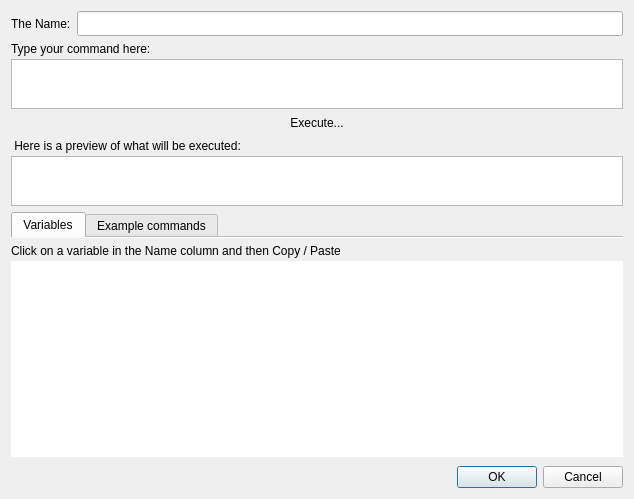
<?xml version="1.0" encoding="UTF-8"?>
<ui version="4.0">
 <class>CustomButtonDialogClass</class>
 <widget class="QDialog" name="CustomButtonDialogClass">
  <property name="geometry">
   <rect>
    <x>0</x>
    <y>0</y>
    <width>634</width>
    <height>499</height>
   </rect>
  </property>
  <property name="sizePolicy">
   <sizepolicy hsizetype="Preferred" vsizetype="Preferred">
    <horstretch>0</horstretch>
    <verstretch>0</verstretch>
   </sizepolicy>
  </property>
  <property name="minimumSize">
   <size>
    <width>345</width>
    <height>90</height>
   </size>
  </property>
  <property name="maximumSize">
   <size>
    <width>16777215</width>
    <height>16777215</height>
   </size>
  </property>
  <property name="windowTitle">
   <string>Configure Custom Action</string>
  </property>
  <layout class="QGridLayout" name="gridLayout_3">
   <item row="5" column="0" colspan="3">
    <widget class="QTabWidget" name="tabWidgetHelp">
     <property name="currentIndex">
      <number>0</number>
     </property>
     <property name="documentMode">
      <bool>true</bool>
     </property>
     <property name="movable">
      <bool>false</bool>
     </property>
     <widget class="QWidget" name="tabVariables">
      <attribute name="title">
       <string>Variables</string>
      </attribute>
      <layout class="QGridLayout" name="gridLayout">
       <property name="leftMargin">
        <number>0</number>
       </property>
       <property name="topMargin">
        <number>6</number>
       </property>
       <property name="rightMargin">
        <number>0</number>
       </property>
       <property name="bottomMargin">
        <number>3</number>
       </property>
       <property name="horizontalSpacing">
        <number>6</number>
       </property>
       <item row="0" column="0">
        <layout class="QVBoxLayout" name="verticalLayout_2">
         <property name="spacing">
          <number>3</number>
         </property>
         <item>
          <widget class="QLabel" name="textLabel1_3">
           <property name="sizePolicy">
            <sizepolicy hsizetype="Maximum" vsizetype="Preferred">
             <horstretch>0</horstretch>
             <verstretch>0</verstretch>
            </sizepolicy>
           </property>
           <property name="text">
            <string>Click on a variable in the Name column and then Copy / Paste</string>
           </property>
          </widget>
         </item>
         <item>
          <widget class="QTableWidget" name="tableVarHelp">
           <property name="frameShape">
            <enum>QFrame::NoFrame</enum>
           </property>
           <property name="editTriggers">
            <set>QAbstractItemView::NoEditTriggers</set>
           </property>
           <property name="dragEnabled">
            <bool>true</bool>
           </property>
           <property name="dragDropOverwriteMode">
            <bool>false</bool>
           </property>
           <property name="dragDropMode">
            <enum>QAbstractItemView::NoDragDrop</enum>
           </property>
           <property name="defaultDropAction">
            <enum>Qt::IgnoreAction</enum>
           </property>
           <property name="selectionMode">
            <enum>QAbstractItemView::SingleSelection</enum>
           </property>
           <property name="cornerButtonEnabled">
            <bool>false</bool>
           </property>
           <attribute name="horizontalHeaderCascadingSectionResizes">
            <bool>false</bool>
           </attribute>
           <attribute name="horizontalHeaderHighlightSections">
            <bool>false</bool>
           </attribute>
           <attribute name="horizontalHeaderStretchLastSection">
            <bool>true</bool>
           </attribute>
           <attribute name="verticalHeaderVisible">
            <bool>false</bool>
           </attribute>
          </widget>
         </item>
        </layout>
       </item>
      </layout>
     </widget>
     <widget class="QWidget" name="tabExamples">
      <attribute name="title">
       <string>Example commands</string>
      </attribute>
      <layout class="QGridLayout" name="gridLayout_2">
       <property name="leftMargin">
        <number>0</number>
       </property>
       <property name="topMargin">
        <number>6</number>
       </property>
       <property name="rightMargin">
        <number>0</number>
       </property>
       <property name="bottomMargin">
        <number>3</number>
       </property>
       <item row="0" column="0">
        <widget class="QTextEdit" name="textExampleCommands">
         <property name="frameShape">
          <enum>QFrame::NoFrame</enum>
         </property>
         <property name="undoRedoEnabled">
          <bool>false</bool>
         </property>
         <property name="html">
          <string>&lt;!DOCTYPE HTML PUBLIC &quot;-//W3C//DTD HTML 4.0//EN&quot; &quot;http://www.w3.org/TR/REC-html40/strict.dtd&quot;&gt;
&lt;html&gt;&lt;head&gt;&lt;meta name=&quot;qrichtext&quot; content=&quot;1&quot; /&gt;&lt;style type=&quot;text/css&quot;&gt;
p, li { white-space: pre-wrap; }
&lt;/style&gt;&lt;/head&gt;&lt;body style=&quot; font-family:'.SF NS Text'; font-size:13pt; font-weight:400; font-style:normal;&quot;&gt;
&lt;p style=&quot; margin-top:12px; margin-bottom:12px; margin-left:0px; margin-right:0px; -qt-block-indent:0; text-indent:0px;&quot;&gt;&lt;span style=&quot; font-family:'MS Shell Dlg 2'; font-size:8pt; font-weight:600;&quot;&gt;Note!&lt;/span&gt;&lt;span style=&quot; font-family:'MS Shell Dlg 2'; font-size:8pt;&quot;&gt; For safety reasons do not include passwords in your actions. When you run them they can easily be detected by av virus. The examples that follow do not include passwords. You wil be asked to enter the password. If you want to include passwords scroll further down.&lt;/span&gt;&lt;/p&gt;
&lt;p style=&quot; margin-top:12px; margin-bottom:12px; margin-left:0px; margin-right:0px; -qt-block-indent:0; text-indent:0px;&quot;&gt;&lt;span style=&quot; font-family:'MS Shell Dlg 2'; font-size:8pt;&quot;&gt;Name: This is just an example&lt;br /&gt;Command: Copy/Paste to the Command box at the top. Use Ctrl+C to copy and Ctrl+V to paste.&lt;br /&gt;&lt;br /&gt;&lt;br /&gt;&lt;/span&gt;&lt;span style=&quot; font-family:'MS Shell Dlg 2'; font-size:8pt; font-weight:600;&quot;&gt;Examples without a password&lt;/span&gt;&lt;/p&gt;
&lt;p style=&quot; margin-top:12px; margin-bottom:12px; margin-left:0px; margin-right:0px; -qt-block-indent:0; text-indent:0px;&quot;&gt;&lt;span style=&quot; font-family:'MS Shell Dlg 2'; font-size:8pt; text-decoration: underline;&quot;&gt;Open a putty terminal to the machine that is at the other end of the tunnel (popular)&lt;/span&gt;&lt;/p&gt;
&lt;p style=&quot; margin-top:12px; margin-bottom:12px; margin-left:0px; margin-right:0px; -qt-block-indent:0; text-indent:0px;&quot;&gt;&lt;span style=&quot; font-family:'MS Shell Dlg 2'; font-size:8pt;&quot;&gt;Name: SSH Term&lt;br /&gt;Command: $putty -l $uid -P $port localhost&lt;/span&gt;&lt;/p&gt;
&lt;p style=&quot; margin-top:12px; margin-bottom:12px; margin-left:0px; margin-right:0px; -qt-block-indent:0; text-indent:0px;&quot;&gt;&lt;span style=&quot; font-family:'MS Shell Dlg 2'; font-size:8pt; text-decoration: underline;&quot;&gt;Transfer files to/from the machine that is at the other end of the tunnel (popular)&lt;/span&gt;&lt;/p&gt;
&lt;p style=&quot; margin-top:12px; margin-bottom:12px; margin-left:0px; margin-right:0px; -qt-block-indent:0; text-indent:0px;&quot;&gt;&lt;span style=&quot; font-family:'MS Shell Dlg 2'; font-size:8pt;&quot;&gt;Name: SSH FTP&lt;br /&gt;Command: $winscp sftp://$uid@localhost:$port&lt;/span&gt;&lt;/p&gt;
&lt;p style=&quot; margin-top:12px; margin-bottom:12px; margin-left:0px; margin-right:0px; -qt-block-indent:0; text-indent:0px;&quot;&gt;&lt;span style=&quot; font-family:'MS Shell Dlg 2'; font-size:8pt; text-decoration: underline;&quot;&gt;Open a web page on the machine that is at the other end of the tunnel (popular)&lt;/span&gt;&lt;/p&gt;
&lt;p style=&quot; margin-top:12px; margin-bottom:12px; margin-left:0px; margin-right:0px; -qt-block-indent:0; text-indent:0px;&quot;&gt;&lt;span style=&quot; font-family:'MS Shell Dlg 2'; font-size:8pt;&quot;&gt;Name: Provisioning web&lt;br /&gt;Command: $firefox http://localhost:$port/provisioning/loginForm.jsp&lt;/span&gt;&lt;/p&gt;
&lt;p style=&quot; margin-top:12px; margin-bottom:12px; margin-left:0px; margin-right:0px; -qt-block-indent:0; text-indent:0px;&quot;&gt;&lt;span style=&quot; font-family:'MS Shell Dlg 2'; font-size:8pt; text-decoration: underline;&quot;&gt;Open an external web site&lt;/span&gt;&lt;/p&gt;
&lt;p style=&quot; margin-top:12px; margin-bottom:12px; margin-left:0px; margin-right:0px; -qt-block-indent:0; text-indent:0px;&quot;&gt;&lt;span style=&quot; font-family:'MS Shell Dlg 2'; font-size:8pt;&quot;&gt;Name: Google&lt;br /&gt;Command: $firefox http://www.google.com&lt;/span&gt;&lt;/p&gt;
&lt;p style=&quot; margin-top:12px; margin-bottom:12px; margin-left:0px; margin-right:0px; -qt-block-indent:0; text-indent:0px;&quot;&gt;&lt;span style=&quot; font-family:'MS Shell Dlg 2'; font-size:8pt; text-decoration: underline;&quot;&gt;Open a putty terminal to the host itself&lt;/span&gt;&lt;/p&gt;
&lt;p style=&quot; margin-top:12px; margin-bottom:12px; margin-left:0px; margin-right:0px; -qt-block-indent:0; text-indent:0px;&quot;&gt;&lt;span style=&quot; font-family:'MS Shell Dlg 2'; font-size:8pt;&quot;&gt;You do not have to click Connect to use this.&lt;/span&gt;&lt;/p&gt;
&lt;p style=&quot; margin-top:12px; margin-bottom:12px; margin-left:0px; margin-right:0px; -qt-block-indent:0; text-indent:0px;&quot;&gt;&lt;span style=&quot; font-family:'MS Shell Dlg 2'; font-size:8pt;&quot;&gt;Name: SSH Term&lt;br /&gt;Command: $putty -l $uid -P 22 $host&lt;/span&gt;&lt;/p&gt;
&lt;p style=&quot; margin-top:12px; margin-bottom:12px; margin-left:0px; margin-right:0px; -qt-block-indent:0; text-indent:0px;&quot;&gt;&lt;span style=&quot; font-family:'MS Shell Dlg 2'; font-size:8pt; text-decoration: underline;&quot;&gt;Transfer files to/from the host itself&lt;/span&gt;&lt;/p&gt;
&lt;p style=&quot; margin-top:12px; margin-bottom:12px; margin-left:0px; margin-right:0px; -qt-block-indent:0; text-indent:0px;&quot;&gt;&lt;span style=&quot; font-family:'MS Shell Dlg 2'; font-size:8pt;&quot;&gt;You do not have to click Connect to use this.&lt;/span&gt;&lt;/p&gt;
&lt;p style=&quot; margin-top:12px; margin-bottom:12px; margin-left:0px; margin-right:0px; -qt-block-indent:0; text-indent:0px;&quot;&gt;&lt;span style=&quot; font-family:'MS Shell Dlg 2'; font-size:8pt;&quot;&gt;Name: SSH FTP&lt;br /&gt;Command: $winscp sftp://$uid@$host&lt;/span&gt;&lt;/p&gt;
&lt;p style=&quot;-qt-paragraph-type:empty; margin-top:12px; margin-bottom:12px; margin-left:0px; margin-right:0px; -qt-block-indent:0; text-indent:0px; font-family:'MS Shell Dlg 2'; font-size:8pt;&quot;&gt;&lt;br /&gt;&lt;/p&gt;
&lt;p style=&quot; margin-top:12px; margin-bottom:12px; margin-left:0px; margin-right:0px; -qt-block-indent:0; text-indent:0px;&quot;&gt;&lt;span style=&quot; font-family:'MS Shell Dlg 2'; font-size:8pt; font-weight:600;&quot;&gt;Examples contaning password:&lt;/span&gt;&lt;/p&gt;
&lt;p style=&quot; margin-top:12px; margin-bottom:12px; margin-left:0px; margin-right:0px; -qt-block-indent:0; text-indent:0px;&quot;&gt;&lt;span style=&quot; font-family:'MS Shell Dlg 2'; font-size:8pt;&quot;&gt;The following examples contain passwords. Use these if you do not want to be prompted for a password when you run them.&lt;/span&gt;&lt;/p&gt;
&lt;p style=&quot; margin-top:12px; margin-bottom:12px; margin-left:0px; margin-right:0px; -qt-block-indent:0; text-indent:0px;&quot;&gt;&lt;span style=&quot; font-family:'MS Shell Dlg 2'; font-size:8pt; text-decoration: underline;&quot;&gt;Open a putty terminal to the machine that is at the other end of the tunnel (popular)&lt;/span&gt;&lt;/p&gt;
&lt;p style=&quot; margin-top:12px; margin-bottom:12px; margin-left:0px; margin-right:0px; -qt-block-indent:0; text-indent:0px;&quot;&gt;&lt;span style=&quot; font-family:'MS Shell Dlg 2'; font-size:8pt;&quot;&gt;Name: SSH Term&lt;br /&gt;Command: $putty -l $uid -pw $pwd -P $port localhost&lt;/span&gt;&lt;/p&gt;
&lt;p style=&quot; margin-top:12px; margin-bottom:12px; margin-left:0px; margin-right:0px; -qt-block-indent:0; text-indent:0px;&quot;&gt;&lt;span style=&quot; font-family:'MS Shell Dlg 2'; font-size:8pt; text-decoration: underline;&quot;&gt;Transfer files to/from the machine that is at the other end of the tunnel (popular)&lt;/span&gt;&lt;/p&gt;
&lt;p style=&quot; margin-top:12px; margin-bottom:12px; margin-left:0px; margin-right:0px; -qt-block-indent:0; text-indent:0px;&quot;&gt;&lt;span style=&quot; font-family:'MS Shell Dlg 2'; font-size:8pt;&quot;&gt;Name: SSH FTP&lt;br /&gt;Command: $winscp sftp://$uid:$pwd@localhost:$port&lt;/span&gt;&lt;/p&gt;
&lt;p style=&quot; margin-top:12px; margin-bottom:12px; margin-left:0px; margin-right:0px; -qt-block-indent:0; text-indent:0px;&quot;&gt;&lt;span style=&quot; font-family:'MS Shell Dlg 2'; font-size:8pt; text-decoration: underline;&quot;&gt;Open a putty terminal to the host itself&lt;/span&gt;&lt;/p&gt;
&lt;p style=&quot; margin-top:12px; margin-bottom:12px; margin-left:0px; margin-right:0px; -qt-block-indent:0; text-indent:0px;&quot;&gt;&lt;span style=&quot; font-family:'MS Shell Dlg 2'; font-size:8pt;&quot;&gt;You do not have to click Connect to use this.&lt;/span&gt;&lt;/p&gt;
&lt;p style=&quot; margin-top:12px; margin-bottom:12px; margin-left:0px; margin-right:0px; -qt-block-indent:0; text-indent:0px;&quot;&gt;&lt;span style=&quot; font-family:'MS Shell Dlg 2'; font-size:8pt;&quot;&gt;Name: SSH Term&lt;br /&gt;Command: $putty -l $uid -pw $pwd -P 22 $host&lt;/span&gt;&lt;/p&gt;
&lt;p style=&quot; margin-top:12px; margin-bottom:12px; margin-left:0px; margin-right:0px; -qt-block-indent:0; text-indent:0px;&quot;&gt;&lt;span style=&quot; font-family:'MS Shell Dlg 2'; font-size:8pt; text-decoration: underline;&quot;&gt;Transfer files to/from the host itself&lt;/span&gt;&lt;/p&gt;
&lt;p style=&quot; margin-top:12px; margin-bottom:12px; margin-left:0px; margin-right:0px; -qt-block-indent:0; text-indent:0px;&quot;&gt;&lt;span style=&quot; font-family:'MS Shell Dlg 2'; font-size:8pt;&quot;&gt;You do not have to click Connect to use this.&lt;/span&gt;&lt;/p&gt;
&lt;p style=&quot; margin-top:12px; margin-bottom:12px; margin-left:0px; margin-right:0px; -qt-block-indent:0; text-indent:0px;&quot;&gt;&lt;span style=&quot; font-family:'MS Shell Dlg 2'; font-size:8pt;&quot;&gt;Name: SSH FTP&lt;br /&gt;Command: $winscp sftp://$uid:$pwd@$host&lt;/span&gt;&lt;/p&gt;
&lt;p style=&quot;-qt-paragraph-type:empty; margin-top:12px; margin-bottom:12px; margin-left:0px; margin-right:0px; -qt-block-indent:0; text-indent:0px; font-family:'MS Shell Dlg 2'; font-size:8pt;&quot;&gt;&lt;br /&gt;&lt;/p&gt;
&lt;p style=&quot;-qt-paragraph-type:empty; margin-top:12px; margin-bottom:12px; margin-left:0px; margin-right:0px; -qt-block-indent:0; text-indent:0px; font-family:'MS Shell Dlg 2'; font-size:8pt;&quot;&gt;&lt;br /&gt;&lt;/p&gt;
&lt;p style=&quot;-qt-paragraph-type:empty; margin-top:12px; margin-bottom:12px; margin-left:0px; margin-right:0px; -qt-block-indent:0; text-indent:0px; font-family:'MS Shell Dlg 2'; font-size:8pt;&quot;&gt;&lt;br /&gt;&lt;/p&gt;
&lt;p style=&quot;-qt-paragraph-type:empty; margin-top:12px; margin-bottom:12px; margin-left:0px; margin-right:0px; -qt-block-indent:0; text-indent:0px; font-family:'MS Shell Dlg 2'; font-size:8pt;&quot;&gt;&lt;br /&gt;&lt;/p&gt;&lt;/body&gt;&lt;/html&gt;</string>
         </property>
         <property name="textInteractionFlags">
          <set>Qt::TextSelectableByKeyboard|Qt::TextSelectableByMouse</set>
         </property>
        </widget>
       </item>
      </layout>
     </widget>
    </widget>
   </item>
   <item row="0" column="0" rowspan="2" colspan="3">
    <layout class="QHBoxLayout" name="_2">
     <property name="spacing">
      <number>6</number>
     </property>
     <item>
      <widget class="QLabel" name="textLabel1_2">
       <property name="sizePolicy">
        <sizepolicy hsizetype="Maximum" vsizetype="Preferred">
         <horstretch>0</horstretch>
         <verstretch>0</verstretch>
        </sizepolicy>
       </property>
       <property name="text">
        <string>The Name:</string>
       </property>
      </widget>
     </item>
     <item>
      <widget class="QLineEdit" name="editLabel">
       <property name="font">
        <font>
         <family>Serif</family>
        </font>
       </property>
       <property name="echoMode">
        <enum>QLineEdit::Normal</enum>
       </property>
      </widget>
     </item>
    </layout>
   </item>
   <item row="4" column="0" colspan="3">
    <layout class="QVBoxLayout" name="verticalLayout_3">
     <property name="spacing">
      <number>3</number>
     </property>
     <item>
      <widget class="QLabel" name="textLabel1_4">
       <property name="sizePolicy">
        <sizepolicy hsizetype="Maximum" vsizetype="Preferred">
         <horstretch>0</horstretch>
         <verstretch>0</verstretch>
        </sizepolicy>
       </property>
       <property name="text">
        <string> Here is a preview of what will be executed: </string>
       </property>
      </widget>
     </item>
     <item>
      <widget class="PlainTextEdit" name="commandPreview">
       <property name="enabled">
        <bool>true</bool>
       </property>
       <property name="sizePolicy">
        <sizepolicy hsizetype="Expanding" vsizetype="Maximum">
         <horstretch>0</horstretch>
         <verstretch>0</verstretch>
        </sizepolicy>
       </property>
       <property name="maximumSize">
        <size>
         <width>16777215</width>
         <height>50</height>
        </size>
       </property>
       <property name="font">
        <font>
         <family>Courier New</family>
         <pointsize>10</pointsize>
        </font>
       </property>
       <property name="frameShadow">
        <enum>QFrame::Raised</enum>
       </property>
       <property name="lineWidth">
        <number>0</number>
       </property>
       <property name="tabChangesFocus">
        <bool>true</bool>
       </property>
       <property name="readOnly">
        <bool>true</bool>
       </property>
       <property name="plainText">
        <string notr="true"/>
       </property>
       <property name="textInteractionFlags">
        <set>Qt::TextSelectableByKeyboard|Qt::TextSelectableByMouse</set>
       </property>
       <property name="backgroundVisible">
        <bool>false</bool>
       </property>
      </widget>
     </item>
    </layout>
   </item>
   <item row="2" column="0" colspan="3">
    <layout class="QVBoxLayout" name="verticalLayout">
     <property name="spacing">
      <number>3</number>
     </property>
     <item>
      <widget class="QLabel" name="textLabel1">
       <property name="sizePolicy">
        <sizepolicy hsizetype="Maximum" vsizetype="Preferred">
         <horstretch>0</horstretch>
         <verstretch>0</verstretch>
        </sizepolicy>
       </property>
       <property name="text">
        <string>Type your command here:</string>
       </property>
      </widget>
     </item>
     <item>
      <widget class="PlainTextEdit" name="editCommand">
       <property name="sizePolicy">
        <sizepolicy hsizetype="Expanding" vsizetype="Maximum">
         <horstretch>0</horstretch>
         <verstretch>0</verstretch>
        </sizepolicy>
       </property>
       <property name="maximumSize">
        <size>
         <width>16777215</width>
         <height>50</height>
        </size>
       </property>
       <property name="font">
        <font>
         <family>Courier New</family>
         <pointsize>10</pointsize>
        </font>
       </property>
       <property name="frameShadow">
        <enum>QFrame::Sunken</enum>
       </property>
       <property name="lineWidth">
        <number>2</number>
       </property>
       <property name="tabChangesFocus">
        <bool>true</bool>
       </property>
       <property name="plainText">
        <string notr="true"/>
       </property>
       <property name="backgroundVisible">
        <bool>false</bool>
       </property>
      </widget>
     </item>
     <item>
      <widget class="QToolButton" name="btnExecute">
       <property name="sizePolicy">
        <sizepolicy hsizetype="Expanding" vsizetype="Fixed">
         <horstretch>0</horstretch>
         <verstretch>0</verstretch>
        </sizepolicy>
       </property>
       <property name="text">
        <string>Execute...</string>
       </property>
       <property name="autoRaise">
        <bool>true</bool>
       </property>
      </widget>
     </item>
    </layout>
   </item>
   <item row="6" column="2">
    <widget class="QDialogButtonBox" name="buttonBox">
     <property name="orientation">
      <enum>Qt::Horizontal</enum>
     </property>
     <property name="standardButtons">
      <set>QDialogButtonBox::Cancel|QDialogButtonBox::Ok</set>
     </property>
    </widget>
   </item>
   <item row="1" column="1">
    <widget class="QLabel" name="label_2">
     <property name="text">
      <string/>
     </property>
    </widget>
   </item>
  </layout>
 </widget>
 <layoutdefault spacing="6" margin="11"/>
 <customwidgets>
  <customwidget>
   <class>PlainTextEdit</class>
   <extends>QPlainTextEdit</extends>
   <header>PlainTextEdit.h</header>
  </customwidget>
 </customwidgets>
 <tabstops>
  <tabstop>editLabel</tabstop>
  <tabstop>editCommand</tabstop>
  <tabstop>btnExecute</tabstop>
  <tabstop>commandPreview</tabstop>
  <tabstop>tabWidgetHelp</tabstop>
  <tabstop>tableVarHelp</tabstop>
  <tabstop>buttonBox</tabstop>
  <tabstop>textExampleCommands</tabstop>
 </tabstops>
 <resources/>
 <connections>
  <connection>
   <sender>buttonBox</sender>
   <signal>accepted()</signal>
   <receiver>CustomButtonDialogClass</receiver>
   <slot>accept()</slot>
   <hints>
    <hint type="sourcelabel">
     <x>277</x>
     <y>478</y>
    </hint>
    <hint type="destinationlabel">
     <x>269</x>
     <y>249</y>
    </hint>
   </hints>
  </connection>
  <connection>
   <sender>buttonBox</sender>
   <signal>rejected()</signal>
   <receiver>CustomButtonDialogClass</receiver>
   <slot>reject()</slot>
   <hints>
    <hint type="sourcelabel">
     <x>277</x>
     <y>478</y>
    </hint>
    <hint type="destinationlabel">
     <x>269</x>
     <y>249</y>
    </hint>
   </hints>
  </connection>
 </connections>
</ui>
